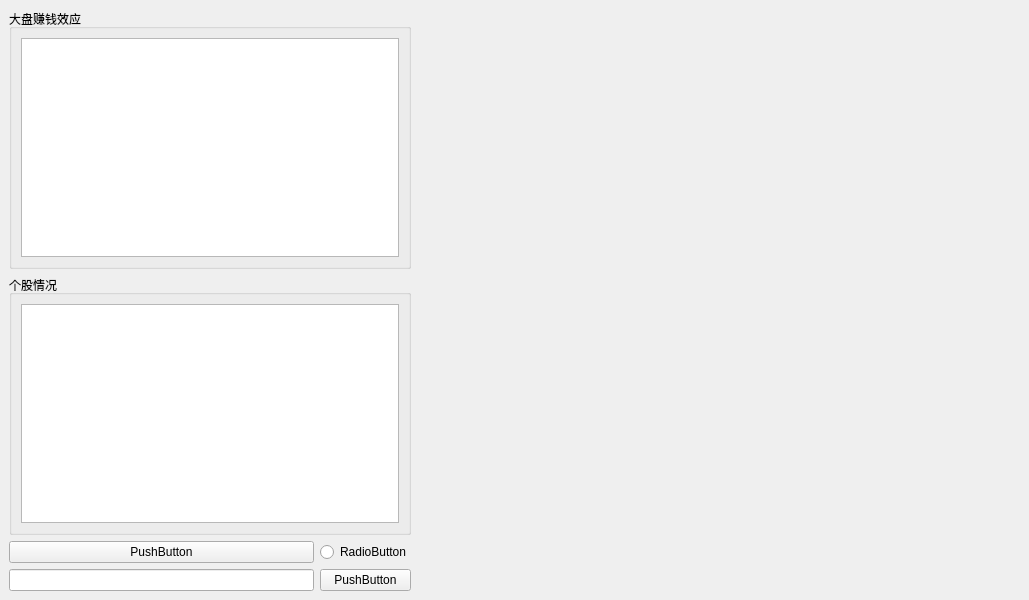
<?xml version="1.0" encoding="UTF-8"?>
<ui version="4.0">
 <class>MainWindow</class>
 <widget class="QMainWindow" name="MainWindow">
  <property name="geometry">
   <rect>
    <x>0</x>
    <y>0</y>
    <width>1029</width>
    <height>600</height>
   </rect>
  </property>
  <property name="windowTitle">
   <string>MainWindow</string>
  </property>
  <widget class="QWidget" name="centralwidget">
   <layout class="QGridLayout" name="gridLayout_4" columnstretch="2,3">
    <item row="0" column="0">
     <layout class="QVBoxLayout" name="verticalLayout">
      <item>
       <widget class="QGroupBox" name="GB_index">
        <property name="title">
         <string>大盘赚钱效应</string>
        </property>
        <layout class="QGridLayout" name="gridLayout_2">
         <item row="0" column="0">
          <widget class="QTableWidget" name="tableWidget"/>
         </item>
        </layout>
       </widget>
      </item>
      <item>
       <widget class="QGroupBox" name="GB_selfStock">
        <property name="title">
         <string>个股情况</string>
        </property>
        <layout class="QGridLayout" name="gridLayout_3">
         <item row="0" column="0">
          <widget class="QTableWidget" name="tableWidget_2"/>
         </item>
        </layout>
       </widget>
      </item>
      <item>
       <layout class="QGridLayout" name="gridLayout">
        <item row="0" column="0">
         <widget class="QPushButton" name="pushButton_2">
          <property name="text">
           <string>PushButton</string>
          </property>
         </widget>
        </item>
        <item row="1" column="1">
         <widget class="QPushButton" name="PB_addStock">
          <property name="text">
           <string>PushButton</string>
          </property>
         </widget>
        </item>
        <item row="1" column="0">
         <widget class="QLineEdit" name="lineEdit"/>
        </item>
        <item row="0" column="1">
         <widget class="QRadioButton" name="radioButton">
          <property name="text">
           <string>RadioButton</string>
          </property>
         </widget>
        </item>
       </layout>
      </item>
     </layout>
    </item>
    <item row="0" column="1">
     <widget class="QWidget" name="mpl_widget" native="true">
      <layout class="QGridLayout" name="gridLayout_5" rowstretch="3,2">
       <item row="1" column="0">
        <spacer name="verticalSpacer">
         <property name="orientation">
          <enum>Qt::Vertical</enum>
         </property>
         <property name="sizeHint" stdset="0">
          <size>
           <width>20</width>
           <height>40</height>
          </size>
         </property>
        </spacer>
       </item>
       <item row="0" column="0">
        <layout class="QGridLayout" name="mpl_layout"/>
       </item>
      </layout>
     </widget>
    </item>
   </layout>
  </widget>
 </widget>
 <resources/>
 <connections/>
</ui>
